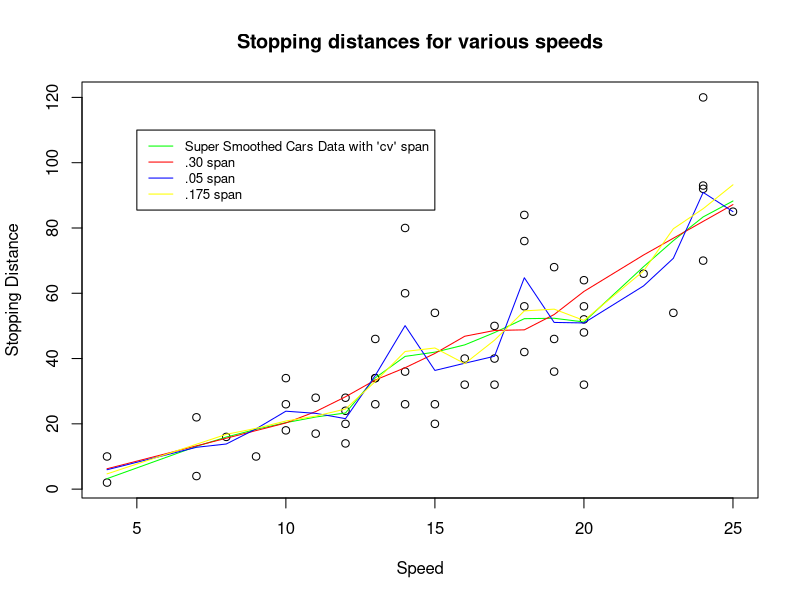

Source code (R):
## ---- chunk 1
knitr::opts_chunk$set(echo = TRUE)
## ---- chunk 2
library(datasets)
data(cars)
head(cars)
cars.supsmu = supsmu(cars$speed, cars$dist, bass = 0, span = "cv")
cars.supsmu2= supsmu(cars$speed, cars$dist, bass = 0, span = .30)
cars.supsmu3= supsmu(cars$speed, cars$dist, bass = 0, span = .05)
cars.supsmu4= supsmu(cars$speed, cars$dist, bass = 0, span = .175)

plot(x = cars$speed, y = cars$dist, main = "Stopping distances for various speeds", xlab = "Speed", ylab = "Stopping Distance")
lines(x = cars.supsmu$x, y = cars.supsmu$y, col = "green")
lines(x = cars.supsmu2$x, y = cars.supsmu2$y, col = "red")
lines(x = cars.supsmu3$x, y = cars.supsmu3$y, col = "blue")
lines(x = cars.supsmu4$x, y = cars.supsmu4$y, col = "yellow")
legend(5, 110, legend=c("Super Smoothed Cars Data with 'cv' span", ".30 span", ".05 span", ".175 span"),
 col=c("green", "red", "blue", "yellow"), lty=1:1, cex=0.8)
